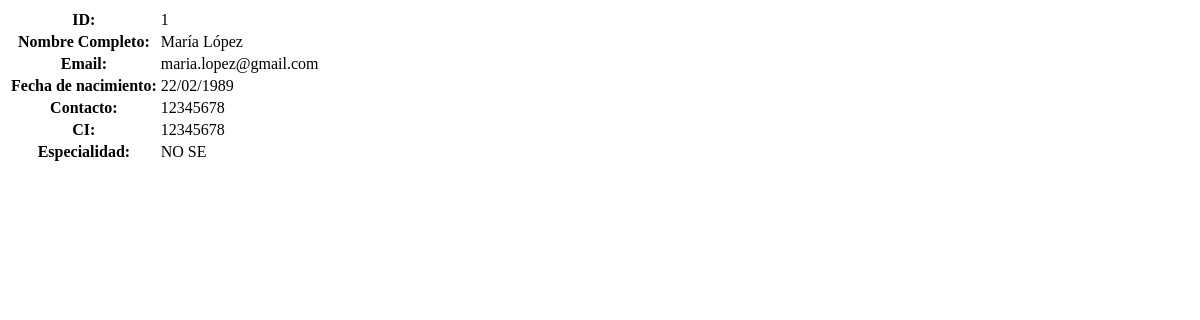
The app's page /admi/docentes/vista/1, older data.
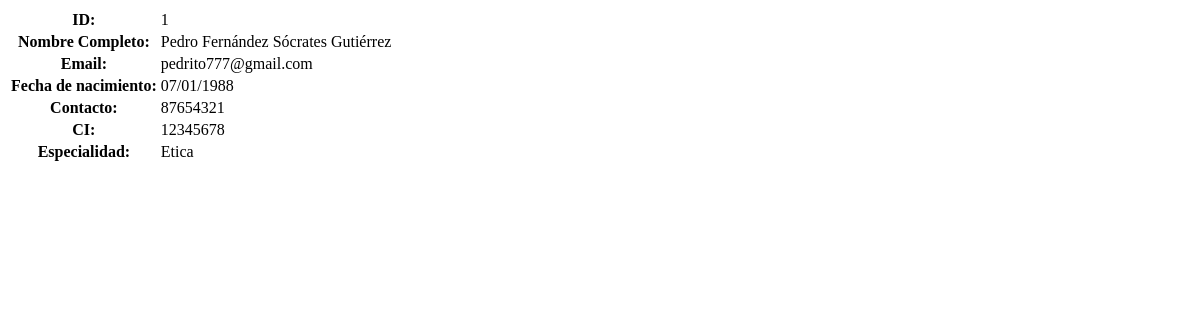
The same page, newer data.
### models/usuario_model.py (models this page shows, shortened)
class Usuario(db.Model, UserMixin):
    __tablename__='usuarios'
    id = db.Column(db.Integer,primary_key=True)
    nombre = db.Column(db.String(80),nullable=False)
    apellido = db.Column(db.String(100))
    email = db.Column(db.String(120), unique=True)
    username = db.Column(db.String(20),nullable=False)
    password = db.Column(db.String,nullable=False)
    activo = db.Column(db.Boolean, default=True,nullable=False)
    rol_id = db.Column(db.Integer, db.ForeignKey('rol.id'), nullable=False)
    rol = db.relationship('Rol', back_populates='usuarios')
    docentes = db.relationship('Docente', back_populates='usuario')
    estudiantes = db.relationship('Estudiante', back_populates='usuario')

### models/docente_model.py (models this page shows, shortened)
class Docente(db.Model):
    __tablename__='docentes'
    id = db.Column(db.Integer, primary_key=True)
    fecha_nac = db.Column(db.DateTime,nullable=False)
    genero = db.Column(db.String(10),nullable=False)
    telefono = db.Column(db.String(20),nullable=False)
    ci = db.Column(db.String(20),nullable=False)
    especialidad = db.Column(db.String(100),nullable=False)
    usuario_id = db.Column(db.Integer, db.ForeignKey('usuarios.id'),nullable=False)
    usuario = db.relationship('Usuario', back_populates='docentes')
    cursos = db.relationship('Curso', back_populates='docente')
    @staticmethod
    def get_by_id(id):
        return Docente.query.get(id)

### controllers/admi/docente_controller.py (the view)
@docente_bp.route("/vista/<int:id>")
def vista(id):
    docente = Docente.get_by_id(id)
    return docente_view.vista(docente)

### views/admi/docente_view.py (called while the page is built)
def vista(docente):
    return render_template('admi/docentes/vista.html',docente=docente)

### templates/admi/docentes/vista.html
<table class="table table-bordered">
    <tr>
        <th>ID:</th>
        <td>{{ docente.id }}</td>
    </tr>
    <tr>
        <th>Nombre Completo:</th>
        <td>{{ docente.usuario.nombre }} {{ docente.usuario.apellido }}</td>
    </tr>
    <tr>
        <th>Email:</th>
        <td>{{ docente.usuario.email }}</td>
    </tr>
    <tr>
        <th>Fecha de nacimiento:</th>
        <td>{{docente.fecha_nac.strftime('%d/%m/%Y')}}</td>
    </tr>
    <tr>
        <th>Contacto:</th>
        <td>{{ docente.telefono }}</td>
    </tr>
    <tr>
        <th>CI:</th>
        <td>{{ docente.ci }}</td>
    </tr>
    <tr>
        <th>Especialidad:</th>
        <td>{{ docente.especialidad }}</td>
    </tr>
</table>

Row changes from the older to the newer data that the page shows:
changed Docente id 1: fecha_nac "22/02/1989" → "07/01/1988"; telefono "12345678" → "87654321"; especialidad "NO SE" → "Etica"
changed Usuario: usuario.nombre "María" → "Pedro Fernández"; usuario.apellido "López" → "Sócrates Gutiérrez"; usuario.email "maria.lopez@gmail.com" → "pedrito777@gmail.com"
